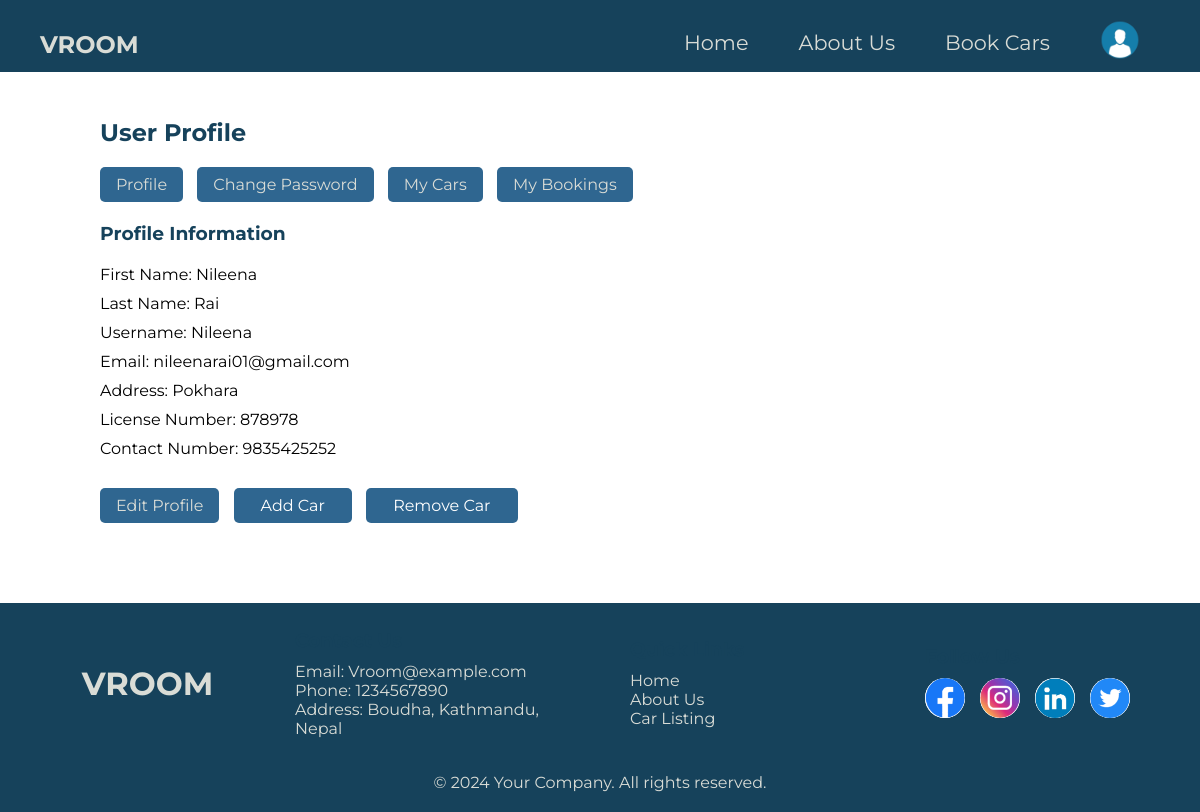
The app's page /user/profile/ (signed in) with its own data.
### userauthentication/models.py (models this page shows, shortened)
class Profile(models.Model):
    user = models.OneToOneField(User, on_delete=models.CASCADE, null=True)
    address = models.CharField(max_length=100, null=True)
    license_number = models.CharField(max_length=100, null=True)
    contact = models.CharField(max_length=100, null=True)

### userauthentication/authviews.py (the view)
# urls.py: path('user/profile/', authviews.user_profile_view, name='user_profile'),
@login_required
def user_profile_view(request):
    user = request.user
    try:
        profile = Profile.objects.get(user=user)
    except Profile.DoesNotExist:
        profile = Profile(user=user)
        profile.save()  # Ensure the profile is saved if it doesn't exist
    if request.method == 'POST':
        profile_form = UserProfileForm(request.POST, instance=profile, user=user)
        password_form = PasswordChangeForm(user, request.POST)
        if 'update_profile' in request.POST:
            if profile_form.is_valid():
                profile_form.save()
                messages.success(request, "Profile updated successfully.")
                return redirect('user_profile')  # Redirect to the same page to ensure data is refreshed
            else:
                messages.error(request, "Failed to update profile information. Please check the provided data.")
        elif 'change_password' in request.POST:
            form = PasswordChangeForm(user, request.POST)
            if form.is_valid():
                form.save()
                update_session_auth_hash(request, form.user)
                messages.success(request, "Password updated successfully.")
                return redirect('user_profile')  # Redirect to the same page to ensure data is refreshed
            else:
                for field, errors in form.errors.items():
                    for error in errors:
                        messages.error(request, f"{field}: {error}")
    else:
        profile_form = UserProfileForm(instance=profile, user=user)
        password_form = PasswordChangeForm(user)
    cars = CarDetail.objects.filter(renter_name=user.username)
    pending_bookings = CarOrder.objects.filter(rentee=user.profile, status='Pending')
    approved_bookings = CarOrder.objects.filter(rentee=user.profile, status='Approved')
    paid_bookings = CarOrder.objects.filter(rentee=user.profile, status='Paid')
    completed_bookings = CarOrder.objects.filter(rentee=user.profile, status='Completed')
    context = {
        'user': user,
        'profile': profile,
        'profile_form': profile_form,
        'password_form': password_form,
        'cars': cars,
        'pending_bookings': pending_bookings,
        'approved_bookings': approved_bookings,
        'paid_bookings': paid_bookings,
        'completed_bookings': completed_bookings
    }
    if not cars: # If no cars found in the database
        context['message'] = "You haven't added any cars yet."
    return render(request, 'main/user_profile.html', context)

### carlisting/models.py (called while the page is built)
    def __str__(self):
        return f'{self.car_model} - {self.car_type} - {self.renter_name} '

### templates/main/user_profile.html (shortened to what this page needs)
{% extends 'partials/base.html' %}
{% load static %}
{% block content %}
<div class="main-container">
  <div class="details">
    <h2>User Profile</h2>
    <button class="button" id="profileBtn">Profile</button>
    <button class="button" id="changePasswordBtn">Change Password</button>
    <button class="button" id="myCarBtn">My Cars</button>
    <button class="button" id="myBookingsBtn">My Bookings</button>
    <div id="profileSection" class="section">
      <h3>Profile Information</h3>
      <p style="margin-top: 20px; margin-bottom: 10px">
        First Name: <span id="firstName">{{ user.first_name }}</span>
      </p>
      <p style="margin-bottom: 10px">
        Last Name: <span id="lastName">{{ user.last_name }}</span>
      </p>
      <p style="margin-bottom: 10px">
        Username: <span id="username">{{ user.username }}</span>
      </p>
      <p style="margin-bottom: 10px">
        Email: <span id="email">{{ user.email }}</span>
      </p>
      <p style="margin-bottom: 10px">
        Address: <span id="address">{{ profile.address }}</span>
      </p>
      <p style="margin-bottom: 10px">
        License Number:
        <span id="licenseNumber">{{ profile.license_number }}</span>
      </p>
      <p style="margin-bottom: 10px">
        Contact Number: <span id="contactNumber">{{ profile.contact }}</span>
      </p>
      <button class="button" id="editProfileBtn">Edit Profile</button>
      <button id="car-add-btn">Add Car</button>
      <button id="removeCarBtn">Remove Car</button>
    </div>
  </div>
  {% endblock %}

### static/css/base.css (style rules this page uses)
* { margin: 0; padding: 0; list-style: none; text-decoration: none; font-family: "Montserrat", sans-serif; box-sizing: border-box; }

### templates/partials/navbar.html (style rules this page uses)
:root { --indigo: #16425b; --lapis: #2f6690; --cerulean: #3a7ca5; --skyblue: #81c3d7; --platinum: #d9dcd6; }

### templates/main/user_profile.html (style rules this page uses)
:root { --indigo: #16425b; --lapis: #2f6690; --cerulean: #3a7ca5; --skyblue: #81c3d7; --platinum: #d9dcd6; --darkgray: #b4b4b3; --red: #f44336; --green: #4caf50; --darkgreen: darkgreen; --crimson: crimson; --white: #ffffff; }
body { font-family: "Montserrat", sans-serif; }
.main-container { width: 90vw; margin: 0 5%; margin-top: 9.8vh; min-height: 65.6vh; }
.details { padding: 40px; }
h2, h3 { color: var(--indigo); }
.button { padding: 8px 16px; border: none; background-color: var(--lapis); color: var(--platinum); cursor: pointer; border-radius: 5px; margin-right: 10px; font-size: medium; margin-top: 20px; }
.section { margin-top: 20px; }
#car-add-btn { margin-top: 2vh; background-color: var(--lapis); padding: 8px 27px; border: none; color: var(--white); cursor: pointer; border-radius: 5px; margin: 10px 0px 10px; font-size: medium; }
#removeCarBtn { margin-top: 2vh; background-color: var(--lapis); padding: 8px 27px; border: none; color: var(--white); cursor: pointer; border-radius: 5px; margin-left: 10px; font-size: medium; }

### templates/partials/footer.html (style rules this page uses)
* { margin: 0; padding: 0; list-style: none; text-decoration: none; font-family: "Montserrat", sans-serif; }

### records on screen
Profile: address "Pokhara", license_number "878978", contact "9835425252"

### other values on screen
{{ user.first_name }} "Nileena"
{{ user.last_name }} "Rai"
{{ user.username }} "Nileena"
{{ user.email }} "nileenarai01@gmail.com"
